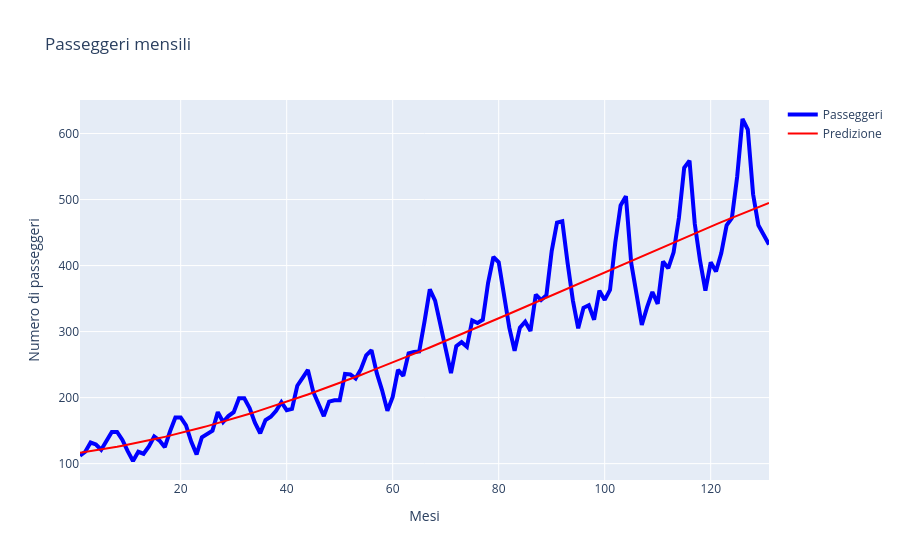

The code cell stored with this chart in its notebook:
### Code cell
#plottare
fig = go.Figure()
fig.add_trace(go.Scatter(x = months, y = passengers, name = "Passeggeri",
                        line = dict(color = "blue", width = 4)))
fig.add_trace(go.Scatter(x = months, y = pred_values, name = "Predizione",
                        line = dict(color = "red", width = 2)))
fig.update_layout(
    title = "Passeggeri mensili",
    xaxis_title = "Mesi",
    yaxis_title = "Numero di passeggeri",
)
fig.show()

### Figure 1 — Plotly figure (JSON) as saved in the notebook; plotly's stock layout.template omitted (floating-point values rounded to 4 significant figures; data arrays with more than 128 entries replaced by an {"elided": "..."} marker saying what was removed)
{"data": [{"line": {"color": "blue", "width": 4}, "name": "Passeggeri", "type": "scatter", "x": {"elided": "130 int values"}, "y": {"elided": "130 float values"}}, {"line": {"color": "red", "width": 2}, "name": "Predizione", "type": "scatter", "x": {"elided": "130 int values"}, "y": {"elided": "130 float values"}}], "layout": {"title": {"text": "Passeggeri mensili"}, "xaxis": {"title": {"text": "Mesi"}}, "yaxis": {"title": {"text": "Numero di passeggeri"}}}}
